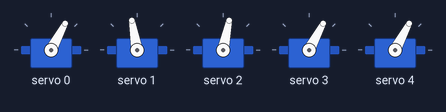
A sketch run on a simulated Arduino Uno, built with avr-gcc and run on an emulated ATmega328P. Parts: 5 × servo. What the sketch prints to the serial monitor is not drawn.

Above: at 0.15 s.
At 4.1 s:
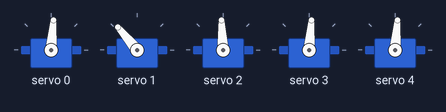
Timing chart, 0 to 5.3 s (numbered marks = the images above):
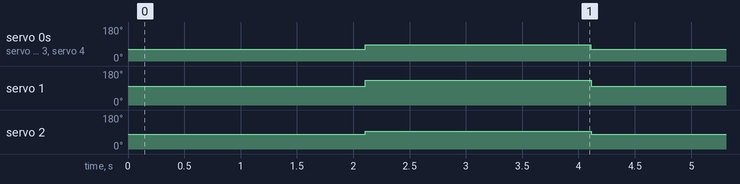

The sketch:

control_servo_using_pot.ino
```cpp
#include <Wire.h>
#include <Adafruit_PWMServoDriver.h>


Adafruit_PWMServoDriver servo = Adafruit_PWMServoDriver();

#define SERVOMIN  150 // This is the 'minimum' pulse length count (out of 4096)
#define SERVOMAX  600 // This is the 'maximum' pulse length count (out of 4096)
#define USMIN  600 // This is the rounded 'minimum' microsecond length based on the minimum pulse of 150
#define USMAX  2400 // This is the rounded 'maximum' microsecond length based on the maximum pulse of 600
#define SERVO_FREQ 50 // Analog servos run at ~50 Hz updates

uint8_t servonum = 0;
uint16_t analog1 = 0, analog2 = 0, servolen1 = 0, servolen2 = 0;

void setup() {
  Serial.begin(9600);

  servo.begin();
  servo.setOscillatorFrequency(27000000);
  servo.setPWMFreq(SERVO_FREQ);

  delay(100);
}

void bacaPotensio(uint16_t jeda) {
  static unsigned long pmillis;
  if(millis()-pmillis > jeda){
    analog1 = analogRead(A0);
    analog2 = analogRead(A1);
    // servolen1 = map(analog1, 0, 1023, 150, 600);
    // servolen2 = map(analog2, 0, 1023, 150, 600);
    servolen1 = map(analog1, 0, 1023, 800, 2000);
    servolen2 = map(analog2, 0, 1023, 10, 2500);
    Serial.print("hasil baca potensio RAW : ");
    Serial.print(analog1);
    Serial.print(" ");
    Serial.print(analog2);
    Serial.println(" ");
    Serial.print("hasil servolen : ");
    Serial.print(servolen1);
    Serial.print(" ");
    Serial.print(servolen2);
    Serial.println(" ");
    pmillis = millis();
}
}

void loop() {
  //bacaPotensio(50);
  moveAll(50, 100, 70, 50, 50);
  delay(2000);
  moveAll(80, 140, 90, 80, 80);
  delay(2000);
  // servo.writeMicroseconds(0, servolen1);
  // servo.writeMicroseconds(1, servolen2);
  // servo.setPWM(0, 0, servolen1);
  // servo.setPWM(1, 0, servolen2);


}


void moveAll(uint8_t servo1, uint8_t servo2, uint8_t servo3, uint8_t servo4, uint8_t servo5){
  uint16_t servoDegree1 = map(servo1, 0, 180, 800, 2200);
  uint16_t servoDegree2 = map(servo2, 0, 180, 800, 2200);
  uint16_t servoDegree3 = map(servo3, 0, 180, 800, 2200);
  uint16_t servoDegree4 = map(servo4, 0, 180, 800, 2200);
  uint16_t servoDegree5 = map(servo5, 0, 180, 800, 2200);
  Serial.print(servoDegree1);
  servo.writeMicroseconds(0, servoDegree1);
  servo.writeMicroseconds(1, servoDegree2);
  servo.writeMicroseconds(2, servoDegree3);
  servo.writeMicroseconds(3, servoDegree4);
  servo.writeMicroseconds(4, servoDegree5);
}
```

Measured:
- by itself, servo 0, servo 3, servo 4: alternates 85° for 2.0 s and 62° for 2.0 s
- by itself, servo 1: alternates 130° for 2.0 s and 100° for 2.0 s
- by itself, servo 2: alternates 93° for 2.0 s and 78° for 2.0 s
